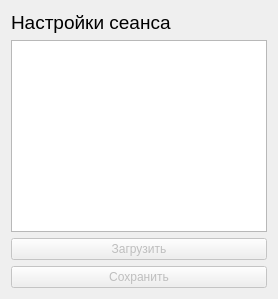
      <widget class="QWidget" name="page">
       <layout class="QGridLayout" name="gridLayout_33">
        <item row="0" column="0">
         <widget class="QLabel" name="label">
          <property name="sizePolicy">
           <sizepolicy hsizetype="Preferred" vsizetype="Fixed">
            <horstretch>0</horstretch>
            <verstretch>0</verstretch>
           </sizepolicy>
          </property>
          <property name="text">
           <string>&lt;html&gt;&lt;head/&gt;&lt;body&gt;&lt;p&gt;&lt;span style=&quot; font-size:14pt;&quot;&gt;Настройки сеанса&lt;/span&gt;&lt;/p&gt;&lt;/body&gt;&lt;/html&gt;</string>
          </property>
         </widget>
        </item>
        <item row="1" column="0">
         <widget class="QTreeView" name="treeView">
          <property name="sizePolicy">
           <sizepolicy hsizetype="Preferred" vsizetype="Preferred">
            <horstretch>0</horstretch>
            <verstretch>0</verstretch>
           </sizepolicy>
          </property>
          <property name="minimumSize">
           <size>
            <width>0</width>
            <height>0</height>
           </size>
          </property>
          <property name="maximumSize">
           <size>
            <width>16777215</width>
            <height>16777215</height>
           </size>
          </property>
          <property name="toolTipDuration">
           <number>-3</number>
          </property>
          <property name="styleSheet">
           <string notr="true"/>
          </property>
          <property name="verticalScrollBarPolicy">
           <enum>Qt::ScrollBarAsNeeded</enum>
          </property>
          <property name="horizontalScrollBarPolicy">
           <enum>Qt::ScrollBarAlwaysOff</enum>
          </property>
          <property name="autoScroll">
           <bool>true</bool>
          </property>
          <property name="alternatingRowColors">
           <bool>false</bool>
          </property>
          <property name="animated">
           <bool>true</bool>
          </property>
         </widget>
        </item>
        <item row="3" column="0">
         <widget class="QPushButton" name="SaveProgectToFile">
          <property name="enabled">
           <bool>false</bool>
          </property>
          <property name="sizePolicy">
           <sizepolicy hsizetype="Preferred" vsizetype="Fixed">
            <horstretch>0</horstretch>
            <verstretch>0</verstretch>
           </sizepolicy>
          </property>
          <property name="text">
           <string>Сохранить</string>
          </property>
         </widget>
        </item>
        <item row="2" column="0">
         <widget class="QPushButton" name="LoadProgect">
          <property name="enabled">
           <bool>false</bool>
          </property>
          <property name="sizePolicy">
           <sizepolicy hsizetype="Preferred" vsizetype="Fixed">
            <horstretch>0</horstretch>
            <verstretch>0</verstretch>
           </sizepolicy>
          </property>
          <property name="text">
           <string>Загрузить</string>
          </property>
         </widget>
        </item>
       </layout>
      </widget>
